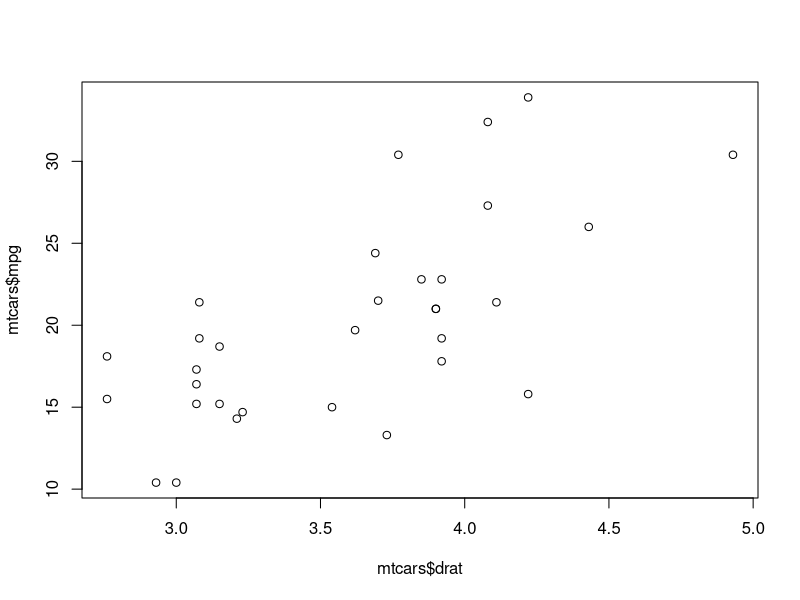

This chart was generated by the following R code:
## ---- chunk 1
data

plot(mtcars$drat, mtcars$mpg)
